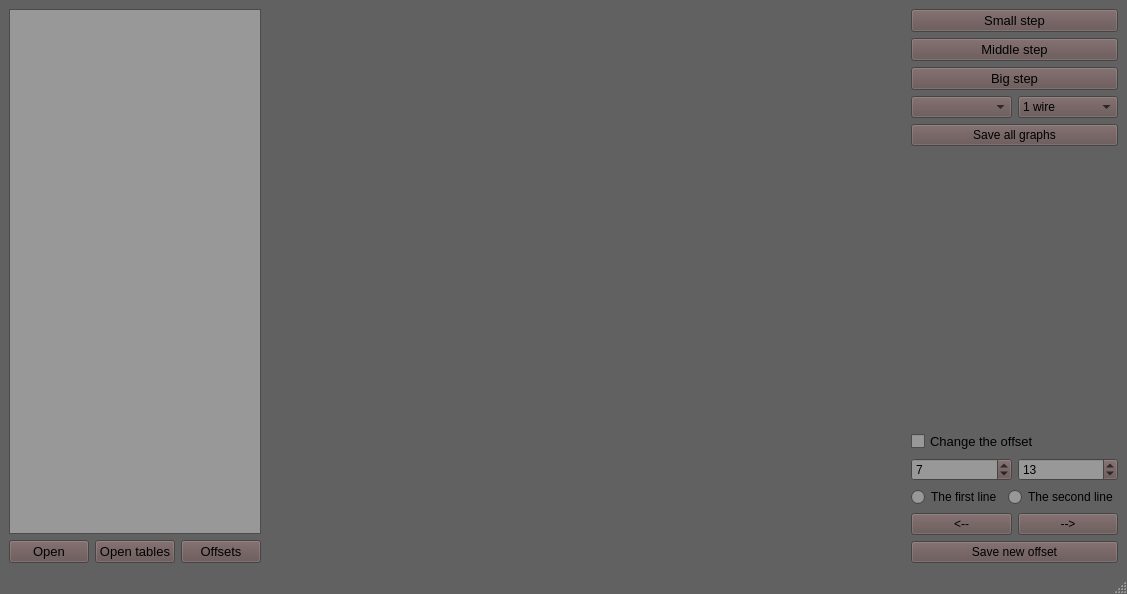
<?xml version="1.0" encoding="UTF-8"?>
<ui version="4.0">
 <class>MainWindow</class>
 <widget class="QMainWindow" name="MainWindow">
  <property name="geometry">
   <rect>
    <x>0</x>
    <y>0</y>
    <width>1127</width>
    <height>594</height>
   </rect>
  </property>
  <property name="palette">
   <palette>
    <active>
     <colorrole role="WindowText">
      <brush brushstyle="SolidPattern">
       <color alpha="255">
        <red>0</red>
        <green>0</green>
        <blue>0</blue>
       </color>
      </brush>
     </colorrole>
     <colorrole role="Button">
      <brush brushstyle="SolidPattern">
       <color alpha="255">
        <red>97</red>
        <green>78</green>
        <blue>78</blue>
       </color>
      </brush>
     </colorrole>
     <colorrole role="Light">
      <brush brushstyle="SolidPattern">
       <color alpha="255">
        <red>153</red>
        <green>0</green>
        <blue>3</blue>
       </color>
      </brush>
     </colorrole>
     <colorrole role="Midlight">
      <brush brushstyle="SolidPattern">
       <color alpha="255">
        <red>203</red>
        <green>203</green>
        <blue>203</blue>
       </color>
      </brush>
     </colorrole>
     <colorrole role="Text">
      <brush brushstyle="SolidPattern">
       <color alpha="255">
        <red>0</red>
        <green>0</green>
        <blue>0</blue>
       </color>
      </brush>
     </colorrole>
     <colorrole role="ButtonText">
      <brush brushstyle="SolidPattern">
       <color alpha="255">
        <red>0</red>
        <green>0</green>
        <blue>0</blue>
       </color>
      </brush>
     </colorrole>
     <colorrole role="Base">
      <brush brushstyle="SolidPattern">
       <color alpha="255">
        <red>152</red>
        <green>152</green>
        <blue>152</blue>
       </color>
      </brush>
     </colorrole>
     <colorrole role="Window">
      <brush brushstyle="SolidPattern">
       <color alpha="255">
        <red>97</red>
        <green>97</green>
        <blue>97</blue>
       </color>
      </brush>
     </colorrole>
     <colorrole role="Highlight">
      <brush brushstyle="SolidPattern">
       <color alpha="255">
        <red>157</red>
        <green>0</green>
        <blue>0</blue>
       </color>
      </brush>
     </colorrole>
     <colorrole role="HighlightedText">
      <brush brushstyle="SolidPattern">
       <color alpha="255">
        <red>255</red>
        <green>255</green>
        <blue>255</blue>
       </color>
      </brush>
     </colorrole>
     <colorrole role="Link">
      <brush brushstyle="SolidPattern">
       <color alpha="255">
        <red>144</red>
        <green>0</green>
        <blue>0</blue>
       </color>
      </brush>
     </colorrole>
     <colorrole role="PlaceholderText">
      <brush brushstyle="SolidPattern">
       <color alpha="128">
        <red>0</red>
        <green>0</green>
        <blue>0</blue>
       </color>
      </brush>
     </colorrole>
    </active>
    <inactive>
     <colorrole role="WindowText">
      <brush brushstyle="SolidPattern">
       <color alpha="255">
        <red>0</red>
        <green>0</green>
        <blue>0</blue>
       </color>
      </brush>
     </colorrole>
     <colorrole role="Button">
      <brush brushstyle="SolidPattern">
       <color alpha="255">
        <red>97</red>
        <green>78</green>
        <blue>78</blue>
       </color>
      </brush>
     </colorrole>
     <colorrole role="Light">
      <brush brushstyle="SolidPattern">
       <color alpha="255">
        <red>153</red>
        <green>0</green>
        <blue>3</blue>
       </color>
      </brush>
     </colorrole>
     <colorrole role="Midlight">
      <brush brushstyle="SolidPattern">
       <color alpha="255">
        <red>203</red>
        <green>203</green>
        <blue>203</blue>
       </color>
      </brush>
     </colorrole>
     <colorrole role="Text">
      <brush brushstyle="SolidPattern">
       <color alpha="255">
        <red>0</red>
        <green>0</green>
        <blue>0</blue>
       </color>
      </brush>
     </colorrole>
     <colorrole role="ButtonText">
      <brush brushstyle="SolidPattern">
       <color alpha="255">
        <red>0</red>
        <green>0</green>
        <blue>0</blue>
       </color>
      </brush>
     </colorrole>
     <colorrole role="Base">
      <brush brushstyle="SolidPattern">
       <color alpha="255">
        <red>152</red>
        <green>152</green>
        <blue>152</blue>
       </color>
      </brush>
     </colorrole>
     <colorrole role="Window">
      <brush brushstyle="SolidPattern">
       <color alpha="255">
        <red>97</red>
        <green>97</green>
        <blue>97</blue>
       </color>
      </brush>
     </colorrole>
     <colorrole role="Highlight">
      <brush brushstyle="SolidPattern">
       <color alpha="255">
        <red>157</red>
        <green>0</green>
        <blue>0</blue>
       </color>
      </brush>
     </colorrole>
     <colorrole role="HighlightedText">
      <brush brushstyle="SolidPattern">
       <color alpha="255">
        <red>255</red>
        <green>255</green>
        <blue>255</blue>
       </color>
      </brush>
     </colorrole>
     <colorrole role="Link">
      <brush brushstyle="SolidPattern">
       <color alpha="255">
        <red>144</red>
        <green>0</green>
        <blue>0</blue>
       </color>
      </brush>
     </colorrole>
     <colorrole role="PlaceholderText">
      <brush brushstyle="SolidPattern">
       <color alpha="128">
        <red>0</red>
        <green>0</green>
        <blue>0</blue>
       </color>
      </brush>
     </colorrole>
    </inactive>
    <disabled>
     <colorrole role="WindowText">
      <brush brushstyle="SolidPattern">
       <color alpha="255">
        <red>0</red>
        <green>0</green>
        <blue>0</blue>
       </color>
      </brush>
     </colorrole>
     <colorrole role="Button">
      <brush brushstyle="SolidPattern">
       <color alpha="255">
        <red>97</red>
        <green>78</green>
        <blue>78</blue>
       </color>
      </brush>
     </colorrole>
     <colorrole role="Light">
      <brush brushstyle="SolidPattern">
       <color alpha="255">
        <red>153</red>
        <green>0</green>
        <blue>3</blue>
       </color>
      </brush>
     </colorrole>
     <colorrole role="Midlight">
      <brush brushstyle="SolidPattern">
       <color alpha="255">
        <red>203</red>
        <green>203</green>
        <blue>203</blue>
       </color>
      </brush>
     </colorrole>
     <colorrole role="Text">
      <brush brushstyle="SolidPattern">
       <color alpha="255">
        <red>0</red>
        <green>0</green>
        <blue>0</blue>
       </color>
      </brush>
     </colorrole>
     <colorrole role="ButtonText">
      <brush brushstyle="SolidPattern">
       <color alpha="255">
        <red>122</red>
        <green>122</green>
        <blue>122</blue>
       </color>
      </brush>
     </colorrole>
     <colorrole role="Base">
      <brush brushstyle="SolidPattern">
       <color alpha="255">
        <red>152</red>
        <green>152</green>
        <blue>152</blue>
       </color>
      </brush>
     </colorrole>
     <colorrole role="Window">
      <brush brushstyle="SolidPattern">
       <color alpha="255">
        <red>97</red>
        <green>97</green>
        <blue>97</blue>
       </color>
      </brush>
     </colorrole>
     <colorrole role="Highlight">
      <brush brushstyle="SolidPattern">
       <color alpha="255">
        <red>0</red>
        <green>120</green>
        <blue>215</blue>
       </color>
      </brush>
     </colorrole>
     <colorrole role="HighlightedText">
      <brush brushstyle="SolidPattern">
       <color alpha="255">
        <red>255</red>
        <green>255</green>
        <blue>255</blue>
       </color>
      </brush>
     </colorrole>
     <colorrole role="Link">
      <brush brushstyle="SolidPattern">
       <color alpha="255">
        <red>144</red>
        <green>0</green>
        <blue>0</blue>
       </color>
      </brush>
     </colorrole>
     <colorrole role="PlaceholderText">
      <brush brushstyle="SolidPattern">
       <color alpha="128">
        <red>0</red>
        <green>0</green>
        <blue>0</blue>
       </color>
      </brush>
     </colorrole>
    </disabled>
   </palette>
  </property>
  <property name="focusPolicy">
   <enum>Qt::TabFocus</enum>
  </property>
  <property name="windowTitle">
   <string>MainWindow</string>
  </property>
  <property name="layoutDirection">
   <enum>Qt::LeftToRight</enum>
  </property>
  <widget class="QWidget" name="centralwidget">
   <layout class="QGridLayout" name="gridLayout_3">
    <item row="0" column="0">
     <layout class="QGridLayout" name="gridLayout" columnstretch="1,5,1">
      <property name="sizeConstraint">
       <enum>QLayout::SetDefaultConstraint</enum>
      </property>
      <item row="0" column="0">
       <layout class="QGridLayout" name="gridLayout_2">
        <property name="sizeConstraint">
         <enum>QLayout::SetMinimumSize</enum>
        </property>
        <item row="1" column="0">
         <layout class="QHBoxLayout" name="horizontalLayout_2">
          <item>
           <widget class="QPushButton" name="pushButton_open">
            <property name="font">
             <font>
              <pointsize>10</pointsize>
             </font>
            </property>
            <property name="text">
             <string>Open</string>
            </property>
            <property name="iconSize">
             <size>
              <width>15</width>
              <height>15</height>
             </size>
            </property>
            <property name="autoExclusive">
             <bool>false</bool>
            </property>
            <property name="autoDefault">
             <bool>false</bool>
            </property>
           </widget>
          </item>
          <item>
           <widget class="QPushButton" name="pushButton_open_tables">
            <property name="font">
             <font>
              <pointsize>10</pointsize>
             </font>
            </property>
            <property name="text">
             <string>Open tables</string>
            </property>
            <property name="iconSize">
             <size>
              <width>15</width>
              <height>15</height>
             </size>
            </property>
           </widget>
          </item>
          <item>
           <widget class="QPushButton" name="pushButton_offsets">
            <property name="font">
             <font>
              <pointsize>10</pointsize>
             </font>
            </property>
            <property name="text">
             <string>Offsets</string>
            </property>
           </widget>
          </item>
         </layout>
        </item>
        <item row="0" column="0">
         <widget class="QTextEdit" name="textEdit">
          <property name="enabled">
           <bool>false</bool>
          </property>
          <property name="palette">
           <palette>
            <active>
             <colorrole role="WindowText">
              <brush brushstyle="SolidPattern">
               <color alpha="255">
                <red>0</red>
                <green>0</green>
                <blue>0</blue>
               </color>
              </brush>
             </colorrole>
             <colorrole role="ButtonText">
              <brush brushstyle="SolidPattern">
               <color alpha="255">
                <red>0</red>
                <green>0</green>
                <blue>0</blue>
               </color>
              </brush>
             </colorrole>
             <colorrole role="Shadow">
              <brush brushstyle="SolidPattern">
               <color alpha="255">
                <red>105</red>
                <green>105</green>
                <blue>105</blue>
               </color>
              </brush>
             </colorrole>
            </active>
            <inactive>
             <colorrole role="WindowText">
              <brush brushstyle="SolidPattern">
               <color alpha="255">
                <red>0</red>
                <green>0</green>
                <blue>0</blue>
               </color>
              </brush>
             </colorrole>
             <colorrole role="ButtonText">
              <brush brushstyle="SolidPattern">
               <color alpha="255">
                <red>0</red>
                <green>0</green>
                <blue>0</blue>
               </color>
              </brush>
             </colorrole>
             <colorrole role="Shadow">
              <brush brushstyle="SolidPattern">
               <color alpha="255">
                <red>105</red>
                <green>105</green>
                <blue>105</blue>
               </color>
              </brush>
             </colorrole>
            </inactive>
            <disabled>
             <colorrole role="WindowText">
              <brush brushstyle="SolidPattern">
               <color alpha="255">
                <red>0</red>
                <green>0</green>
                <blue>0</blue>
               </color>
              </brush>
             </colorrole>
             <colorrole role="ButtonText">
              <brush brushstyle="SolidPattern">
               <color alpha="255">
                <red>0</red>
                <green>0</green>
                <blue>0</blue>
               </color>
              </brush>
             </colorrole>
             <colorrole role="Shadow">
              <brush brushstyle="SolidPattern">
               <color alpha="255">
                <red>105</red>
                <green>105</green>
                <blue>105</blue>
               </color>
              </brush>
             </colorrole>
            </disabled>
           </palette>
          </property>
          <property name="font">
           <font>
            <pointsize>8</pointsize>
           </font>
          </property>
          <property name="mouseTracking">
           <bool>true</bool>
          </property>
          <property name="tabletTracking">
           <bool>false</bool>
          </property>
          <property name="acceptDrops">
           <bool>true</bool>
          </property>
         </widget>
        </item>
       </layout>
      </item>
      <item row="0" column="1">
       <layout class="QVBoxLayout" name="verticalLayout_2">
        <item>
         <widget class="QCustomPlot" name="plot_time" native="true">
          <property name="maximumSize">
           <size>
            <width>16777215</width>
            <height>16777215</height>
           </size>
          </property>
         </widget>
        </item>
       </layout>
      </item>
      <item row="0" column="2">
       <layout class="QVBoxLayout" name="verticalLayout_3">
        <item>
         <widget class="QPushButton" name="Small_step">
          <property name="font">
           <font>
            <pointsize>10</pointsize>
           </font>
          </property>
          <property name="text">
           <string>Small step</string>
          </property>
         </widget>
        </item>
        <item>
         <widget class="QPushButton" name="Middle_step">
          <property name="font">
           <font>
            <pointsize>10</pointsize>
           </font>
          </property>
          <property name="text">
           <string>Middle step</string>
          </property>
         </widget>
        </item>
        <item>
         <widget class="QPushButton" name="Big_step">
          <property name="font">
           <font>
            <pointsize>10</pointsize>
            <kerning>true</kerning>
           </font>
          </property>
          <property name="text">
           <string>Big step</string>
          </property>
         </widget>
        </item>
        <item>
         <layout class="QHBoxLayout" name="horizontalLayout" stretch="0,0">
          <item>
           <widget class="QComboBox" name="comboBox">
            <property name="font">
             <font>
              <pointsize>9</pointsize>
             </font>
            </property>
           </widget>
          </item>
          <item>
           <widget class="QComboBox" name="comboBox_2">
            <property name="font">
             <font>
              <pointsize>9</pointsize>
             </font>
            </property>
            <item>
             <property name="text">
              <string>1 wire</string>
             </property>
            </item>
            <item>
             <property name="text">
              <string>2 wire</string>
             </property>
            </item>
            <item>
             <property name="text">
              <string>3 wire</string>
             </property>
            </item>
            <item>
             <property name="text">
              <string>4 wire</string>
             </property>
            </item>
            <item>
             <property name="text">
              <string>All</string>
             </property>
            </item>
           </widget>
          </item>
         </layout>
        </item>
        <item>
         <widget class="QPushButton" name="Save">
          <property name="font">
           <font>
            <pointsize>9</pointsize>
           </font>
          </property>
          <property name="text">
           <string>Save all graphs</string>
          </property>
         </widget>
        </item>
        <item>
         <spacer name="verticalSpacer_2">
          <property name="orientation">
           <enum>Qt::Vertical</enum>
          </property>
          <property name="sizeHint" stdset="0">
           <size>
            <width>20</width>
            <height>40</height>
           </size>
          </property>
         </spacer>
        </item>
        <item>
         <widget class="QCheckBox" name="checkBox_offset">
          <property name="font">
           <font>
            <pointsize>10</pointsize>
            <strikeout>false</strikeout>
           </font>
          </property>
          <property name="tabletTracking">
           <bool>false</bool>
          </property>
          <property name="text">
           <string>Change the offset</string>
          </property>
          <property name="checked">
           <bool>false</bool>
          </property>
          <property name="tristate">
           <bool>false</bool>
          </property>
         </widget>
        </item>
        <item>
         <layout class="QHBoxLayout" name="horizontalLayout_5">
          <property name="topMargin">
           <number>0</number>
          </property>
          <item>
           <widget class="QSpinBox" name="first_offset">
            <property name="maximum">
             <number>99999</number>
            </property>
            <property name="value">
             <number>7</number>
            </property>
           </widget>
          </item>
          <item>
           <widget class="QSpinBox" name="second_offset">
            <property name="maximum">
             <number>99999</number>
            </property>
            <property name="value">
             <number>13</number>
            </property>
           </widget>
          </item>
         </layout>
        </item>
        <item>
         <layout class="QHBoxLayout" name="horizontalLayout_3">
          <property name="leftMargin">
           <number>0</number>
          </property>
          <property name="topMargin">
           <number>0</number>
          </property>
          <item>
           <widget class="QRadioButton" name="radioButton_first_line">
            <property name="text">
             <string>The first line</string>
            </property>
           </widget>
          </item>
          <item>
           <widget class="QRadioButton" name="radioButton_second_line">
            <property name="text">
             <string>The second line</string>
            </property>
           </widget>
          </item>
         </layout>
        </item>
        <item>
         <layout class="QHBoxLayout" name="horizontalLayout_4">
          <property name="topMargin">
           <number>0</number>
          </property>
          <item>
           <widget class="QPushButton" name="pushButton_left">
            <property name="text">
             <string>&lt;--</string>
            </property>
           </widget>
          </item>
          <item>
           <widget class="QPushButton" name="pushButton_right">
            <property name="text">
             <string>--&gt;</string>
            </property>
           </widget>
          </item>
         </layout>
        </item>
        <item>
         <widget class="QPushButton" name="pushButton_sevf_offset">
          <property name="text">
           <string>Save new offset</string>
          </property>
         </widget>
        </item>
       </layout>
      </item>
     </layout>
    </item>
   </layout>
  </widget>
  <widget class="QStatusBar" name="statusbar"/>
 </widget>
 <customwidgets>
  <customwidget>
   <class>QCustomPlot</class>
   <extends>QWidget</extends>
   <header>qcustomplot.h</header>
   <container>1</container>
  </customwidget>
 </customwidgets>
 <resources/>
 <connections/>
</ui>
